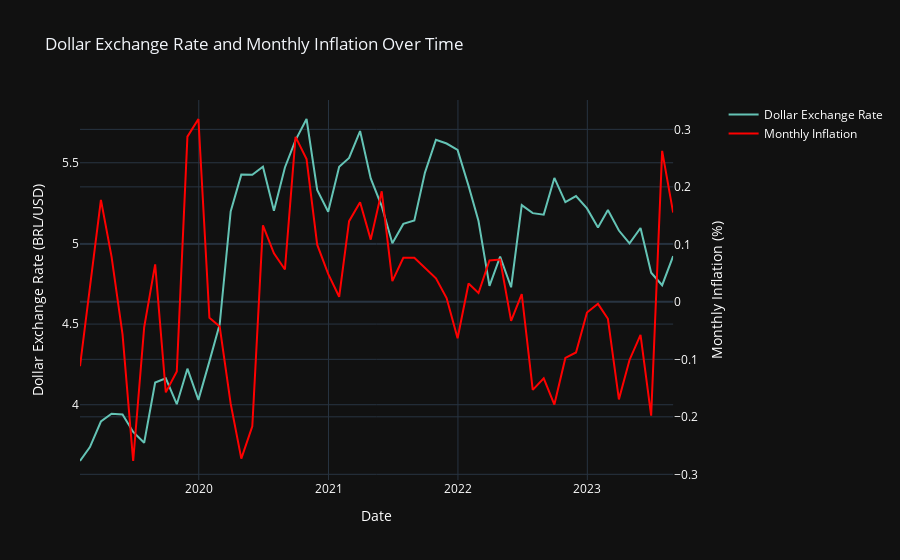

Write notebook code for a chart like this one.
### Markdown cell above
##### Dollar and Monthly Inflation:

### Code cell
fig_dollar_inflation = sp.make_subplots(specs=[[{"secondary_y": True}]])

fig_dollar_inflation.add_trace(go.Scatter(x=df_macroeconomic_book['date'], y=df_macroeconomic_book['dolar'], name='Dollar Exchange Rate', line=dict(color='rgb(100, 195, 181)')), secondary_y=False)
fig_dollar_inflation.add_trace(go.Scatter(x=df_macroeconomic_book['date'], y=df_macroeconomic_book['monthly_inflation'], name='Monthly Inflation', line=dict(color='rgb(255, 0, 0)')), secondary_y=True,)
fig_dollar_inflation.update_layout(title_text='Dollar Exchange Rate and Monthly Inflation Over Time', template='plotly_dark', legend=dict(font=dict(color='white')))

fig_dollar_inflation.update_xaxes(title='Date', title_font=dict(color='white'), tickfont=dict(color='white'))
fig_dollar_inflation.update_yaxes(title='Dollar Exchange Rate (BRL/USD)', secondary_y=False, title_font=dict(color='white'), tickfont=dict(color='white'))
fig_dollar_inflation.update_yaxes(title='Monthly Inflation (%)', secondary_y=True, title_font=dict(color='white'), tickfont=dict(color='white'))

fig_dollar_inflation.show()

### Figure 1 — Plotly figure (JSON) as saved in the notebook; plotly's stock layout.template omitted (floating-point values rounded to 4 significant figures)
{"data": [{"line": {"color": "rgb(100, 195, 181)"}, "name": "Dollar Exchange Rate", "type": "scatter", "x": ["2019-01-31", "2019-02-28", "2019-03-31", "2019-04-30", "2019-05-31", "2019-06-30", "2019-07-31", "2019-08-31", "2019-09-30", "2019-10-31", "2019-11-30", "2019-12-31", "2020-01-31", "2020-02-29", "2020-03-31", "2020-04-30", "2020-05-31", "2020-06-30", "2020-07-31", "2020-08-31", "2020-09-30", "2020-10-31", "2020-11-30", "2020-12-31", "2021-01-31", "2021-02-28", "2021-03-31", "2021-04-30", "2021-05-31", "2021-06-30", "2021-07-31", "2021-08-31", "2021-09-30", "2021-10-31", "2021-11-30", "2021-12-31", "2022-01-31", "2022-02-28", "2022-03-31", "2022-04-30", "2022-05-31", "2022-06-30", "2022-07-31", "2022-08-31", "2022-09-30", "2022-10-31", "2022-11-30", "2022-12-31", "2023-01-31", "2023-02-28", "2023-03-31", "2023-04-30", "2023-05-31", "2023-06-30", "2023-07-31", "2023-08-31"], "xaxis": "x", "y": [3.651, 3.738, 3.896, 3.945, 3.94, 3.832, 3.764, 4.138, 4.164, 4.003, 4.223, 4.03, 4.269, 4.498, 5.198, 5.426, 5.426, 5.475, 5.203, 5.471, 5.64, 5.771, 5.331, 5.196, 5.475, 5.53, 5.697, 5.403, 5.232, 5.002, 5.121, 5.143, 5.439, 5.642, 5.619, 5.58, 5.357, 5.139, 4.737, 4.918, 4.728, 5.237, 5.188, 5.178, 5.406, 5.256, 5.293, 5.217, 5.099, 5.207, 5.08, 5.0, 5.095, 4.819, 4.741, 4.921], "yaxis": "y"}, {"line": {"color": "rgb(255, 0, 0)"}, "name": "Monthly Inflation", "type": "scatter", "x": ["2019-01-31", "2019-02-28", "2019-03-31", "2019-04-30", "2019-05-31", "2019-06-30", "2019-07-31", "2019-08-31", "2019-09-30", "2019-10-31", "2019-11-30", "2019-12-31", "2020-01-31", "2020-02-29", "2020-03-31", "2020-04-30", "2020-05-31", "2020-06-30", "2020-07-31", "2020-08-31", "2020-09-30", "2020-10-31", "2020-11-30", "2020-12-31", "2021-01-31", "2021-02-28", "2021-03-31", "2021-04-30", "2021-05-31", "2021-06-30", "2021-07-31", "2021-08-31", "2021-09-30", "2021-10-31", "2021-11-30", "2021-12-31", "2022-01-31", "2022-02-28", "2022-03-31", "2022-04-30", "2022-05-31", "2022-06-30", "2022-07-31", "2022-08-31", "2022-09-30", "2022-10-31", "2022-11-30", "2022-12-31", "2023-01-31", "2023-02-28", "2023-03-31", "2023-04-30", "2023-05-31", "2023-06-30", "2023-07-31", "2023-08-31"], "xaxis": "x", "y": [-0.1119, 0.0291, 0.1774, 0.0786, -0.05668, -0.2768, -0.04451, 0.06522, -0.1574, -0.1211, 0.2874, 0.318, -0.02784, -0.04296, -0.1771, -0.2727, -0.2167, 0.133, 0.08451, 0.05628, 0.2869, 0.2484, 0.09949, 0.04872, 0.00885, 0.1404, 0.1731, 0.1082, 0.1923, 0.03598, 0.07665, 0.07675, 0.05888, 0.04098, 0.00656, -0.06331, 0.03181, 0.01541, 0.07211, 0.07345, -0.03298, 0.01364, -0.1531, -0.1331, -0.1787, -0.09763, -0.0881, -0.01864, -0.003454, -0.02946, -0.1696, -0.1011, -0.05742, -0.198, 0.2627, 0.1554], "yaxis": "y2"}], "layout": {"legend": {"font": {"color": "white"}}, "title": {"text": "Dollar Exchange Rate and Monthly Inflation Over Time"}, "xaxis": {"anchor": "y", "domain": [0, 0.94], "tickfont": {"color": "white"}, "title": {"font": {"color": "white"}, "text": "Date"}}, "yaxis": {"anchor": "x", "domain": [0, 1], "tickfont": {"color": "white"}, "title": {"font": {"color": "white"}, "text": "Dollar Exchange Rate (BRL/USD)"}}, "yaxis2": {"anchor": "x", "overlaying": "y", "side": "right", "tickfont": {"color": "white"}, "title": {"font": {"color": "white"}, "text": "Monthly Inflation (%)"}}}}
